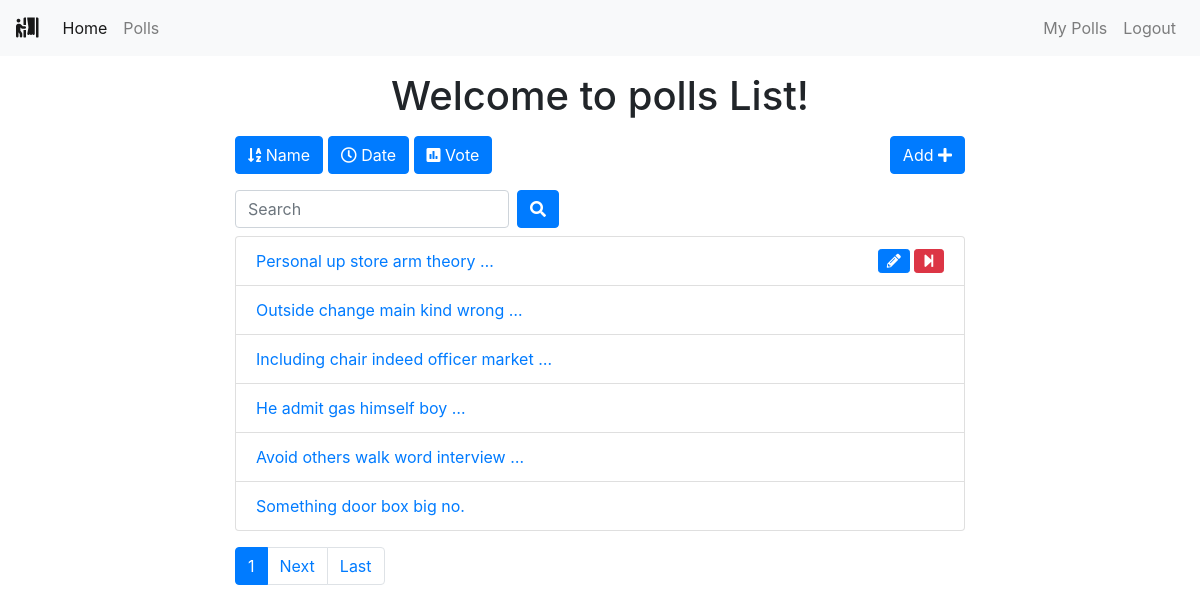
Screenshot of /polls/list/ (signed in) with the database file from the repository.
### polls/models.py (models this page shows, shortened)
class Poll(models.Model):
    owner = models.ForeignKey(User, on_delete=models.CASCADE)
    text = models.TextField()
    pub_date = models.DateTimeField(default=timezone.now)
    active = models.BooleanField(default=True)

### polls/views.py (the view)
# urls.py: path('list/', views.polls_list, name='list'),
@login_required()
def polls_list(request):
    all_polls = Poll.objects.all()
    search_term = ''
    if 'name' in request.GET:
        all_polls = all_polls.order_by('text')
    if 'date' in request.GET:
        all_polls = all_polls.order_by('pub_date')
    if 'vote' in request.GET:
        all_polls = all_polls.annotate(Count('vote')).order_by('vote__count')
    if 'search' in request.GET:
        search_term = request.GET['search']
        all_polls = all_polls.filter(text__icontains=search_term)
    paginator = Paginator(all_polls, 6)  # Show 6 contacts per page
    page = request.GET.get('page')
    polls = paginator.get_page(page)
    get_dict_copy = request.GET.copy()
    params = get_dict_copy.pop('page', True) and get_dict_copy.urlencode()
    print(params)
    context = {
        'polls': polls,
        'params': params,
        'search_term': search_term,
    }
    return render(request, 'polls/polls_list.html', context)

### polls/templates/polls/polls_list.html (shortened to what this page needs)
{% extends 'base.html' %}
{% block content %}
<div class="container">
    <div class="row">
        <div class="col-md-8 offset-sm-2">
            <h1 class="text-center mt-3 mb-3">Welcome to polls List!</h1>
            <a class="btn btn-{% if 'name' in request.GET %}warning{% else %}primary{% endif %} mb-3" href="?name=True"
                role="button"><i class="fas fa-sort-alpha-down"></i>
                Name</a>
            <a class="btn btn-{% if 'date' in request.GET %}warning{% else %}primary{% endif %} mb-3" href="?date=True"
                role="button"><i class="far fa-clock"></i> Date</a>
            <a class="btn btn-{% if 'vote' in request.GET %}warning{% else %}primary{% endif %} mb-3" href="?vote=True"
                role="button"><i class="fas fa-poll"></i> Vote</a>
            <a class="btn btn-primary mb-3 float-right" href="{% url 'polls:add' %}" role="button">Add <i class="fas fa-plus"></i></a>
            <form class="form-inline">
                <div class="form-group mr-sm-2 mb-2">
                    <input type="search" class="form-control" name="search" placeholder="Search" value={{ search_term }}>
                </div>
                <button type="submit" class="btn btn-primary mb-2"><i class="fas fa-search"></i></button>
            </form>
            <ul class="list-group">
                {% for poll in polls %}
                <li class="list-group-item"><a href="{% url 'polls:detail' poll.id %}">{{ poll.text|truncatewords:5 }}
                    </a>
                    {% if request.user == poll.owner %}
                    {% if poll.active %}
                    <a href="{% url 'polls:end_poll' poll.id %}" data-toggle="tooltip" data-placement="top" title="End Poll"
                        onclick="return confirm('Are you sure ?')"><i class="fas fa-step-forward float-right btn btn-danger btn-sm"></i></a>
                    {% endif %}
                    <a href="{% url 'polls:edit' poll.id %}" class="mr-3" data-toggle="tooltip" data-placement="top"
                        title="Edit Poll"><i class="fas fa-pencil-alt float-right btn btn-primary btn-sm mr-1"></i></a>
                    {% endif %}
                </li>
                {% endfor %}
            </ul>
            <nav class="mt-3">
                <ul class="pagination">
                    <li class="page-item active"><a class="page-link" href="">{{ polls.number }}</a></li>
                    {% if polls.has_next %}
                    <li class="page-item"><a class="page-link" href="?page={{ polls.next_page_number }}&{{ params }}">Next</a></li>
                    <li class="page-item"><a class="page-link" href="?page={{ polls.paginator.num_pages }}&{{ params }}">Last</a></li>
                    {% endif %}
                </ul>
            </nav>
        </div>
    </div>
</div>
{% endblock content %}

### templates/base.html (shortened to what this page needs)
{% load static %}
<!DOCTYPE html>
<html lang="en">
<head>
    <link rel="stylesheet" href="https://maxcdn.bootstrapcdn.com/bootstrap/4.0.0/css/bootstrap.min.css"
>
    <link rel="stylesheet" href="https://use.fontawesome.com/releases/v5.6.3/css/all.css"
>
</head>
<body>
    {% include 'includes/navbar.html' %}
    {% block content %}
    {% endblock content %}
</body>
</html>

### templates/includes/navbar.html (shortened to what this page needs)
<nav class="navbar navbar-expand-sm navbar-light bg-light">
    <a class="navbar-brand" href="{% url 'home' %}"><i class="fas fa-person-booth"></i></a>
    <div class="collapse navbar-collapse" id="collapsibleNavId">
        <ul class="navbar-nav mr-auto mt-2 mt-lg-0">
            <li class="nav-item active">
                <a class="nav-link" href="{% url 'home' %}">Home <span class="sr-only">(current)</span></a>
            </li>
            {% if request.user.is_authenticated %}
            <li class="nav-item">
                <a class="nav-link" href="{% url 'polls:list' %}">Polls</a>
            </li>
            {% endif %}
        </ul>
        <div class="navbar-nav ml-auto">
            {% if request.user.is_authenticated %}
            <a class="nav-link" href="{% url 'polls:list_by_user' %}">My Polls</a>
            <a class="nav-link" href="{% url 'accounts:logout' %}">Logout</a>
            {% else %}
            <a class="nav-link" href="{% url 'accounts:login' %}">Login</a>
            <a class="nav-link" href="{% url 'accounts:register' %}">Register</a>
            {% endif %}
        </div>
    </div>
</nav>

### rows the page displays
Poll: text "Personal up store arm theory …", active True (drawn)
Poll: text "Outside change main kind wrong …"
Poll: text "Including chair indeed officer market …"
Poll: text "He admit gas himself boy …"
Poll: text "Avoid others walk word interview …"
Poll: text "Something door box big no."

### other values shown
{{ polls.number }} "1"
